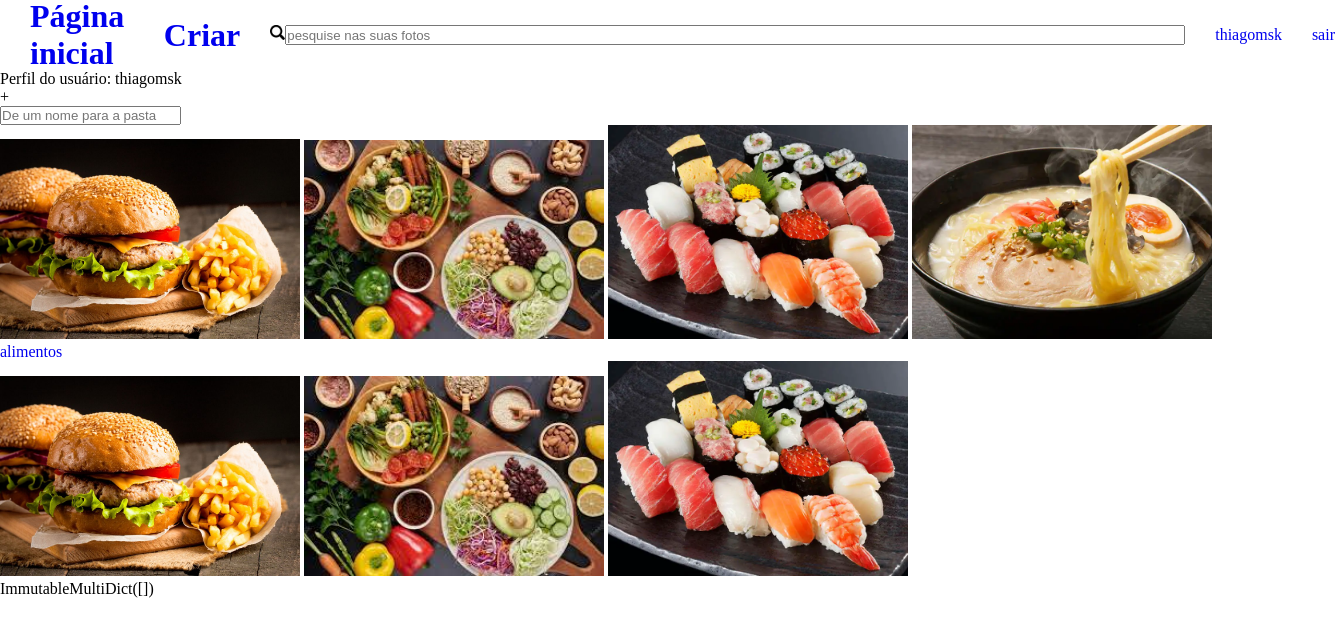
/perfil/thiagomsk (signed in), run on the app's committed database.
### fakepinterest/models.py (models this page shows)
class Usuario(db.Model, UserMixin):
    id = db.Column(db.Integer, primary_key=True)
    username = db.Column(db.String, nullable=False, unique=True)
    email = db.Column(db.String, nullable=False, unique=True)
    senha = db.Column(db.String, nullable=False)
    fotos = db.relationship("Foto", backref="usuario", lazy=True)
    salvos = db.relationship("SavePin", backref="usuario", lazy=True)
    pastas = db.relationship("Pasta", backref="usuario", lazy=True)

class Foto(db.Model):
    id = db.Column(db.Integer, primary_key=True)
    imagem = db.Column(db.String, default="default.png")
    data_criacao = db.Column(db.DateTime, nullable=False, default=datetime.utcnow())
    id_usuario = db.Column(db.Integer, db.ForeignKey('usuario.id'), nullable=False)
    titulo = db.Column(db.String)
    descricao = db.Column(db.Text)
    tags = db.Column(db.String)

class Pasta(db.Model):
    id = db.Column(db.Integer, primary_key=True)
    id_usuario = db.Column(db.Integer, db.ForeignKey('usuario.id'), nullable=False)
    titulo = db.Column(db.String)
    fotos_salvas = db.relationship("SavePin", backref="pasta", lazy=True )

class SavePin(db.Model):
    id = db.Column(db.Integer, primary_key=True)
    id_usuario = db.Column(db.Integer, db.ForeignKey('usuario.id'), nullable=False)
    foto_imagem = db.Column(db.String , nullable=False)
    pasta_salva = db.Column(db.Integer, db.ForeignKey('pasta.id'))

### fakepinterest/routes.py (the view)
@app.route("/perfil/<username>", methods=["GET", "POST"])
@login_required
def perfil(username):
    if username == current_user.username:
        pastas = Pasta.query.filter(Pasta.id_usuario==current_user.id).all()
        if request.method == "POST" and "search" in request.form:
            pesquisa = request.form['search']
            return redirect(url_for('search_mypins', pesquisa=pesquisa))
        if request.method == "POST" and "nome_pasta" in request.form:
            nome_pasta = request.form["nome_pasta"]
            nova_pasta = Pasta(id_usuario=current_user.id, titulo=nome_pasta)
            database.session.add(nova_pasta)
            database.session.commit()
        return render_template("perfil.html", usuario=current_user, usuario_visitado=None, pastas=pastas)
    else:
        usuario_visitado = Usuario.query.filter(Usuario.username==username).first()
        pastas = Pasta.query.filter(Pasta.id_usuario==usuario_visitado.id).all()
        return render_template("perfil.html", usuario=current_user, usuario_visitado=usuario_visitado, pastas=pastas)

### fakepinterest/models.py (called while the page is built)
@login_manager.user_loader
def load_usuario(id_usuario):
    return Usuario.query.get(int(id_usuario))

### fakepinterest/templates/perfil.html
{% extends "feed.html" %}
{% block searchbar %}
    <form action="#" class="search" method="POST">
        <img class='search_icon' src='{{ url_for("static", filename="fotos_site/search_icon.png") }}'>
        <input type="text" class="search_bar"  name="search" placeholder="pesquise nas suas fotos">
    </form>
{% endblock %}
{% block main %}
    {% if usuario_visitado %}
        <p>Perfil do usuário: {{ usuario_visitado.username }}</p>
        {% for foto in usuario_visitado.fotos %}
            <img src="{{ url_for('static', filename='fotos_posts/{}'.format(foto.imagem)) }}"/>
            <p>
                {{ foto.tag}}
            </p>
        {% endfor %}
    {% else %}
        <p>Perfil do usuário: {{ usuario.username }}</p>
        <p class="botao_criar_pasta">+</p>
        <form method="post">
            <input type="text" name="nome_pasta" placeholder="De um nome para a pasta">
        </form>
        {% for foto in usuario.fotos %}
            <a href="{{ url_for('post', id_foto=foto.id) }}">
                <img class="image" src="{{ url_for('static', filename='fotos_posts/{}'.format(foto.imagem)) }}"/>
            </a>
        {% endfor %}
        {% for pasta in usuario.pastas %}
            <a href="{{ url_for('pasta', username=usuario.username, nome_pasta=pasta.titulo) }}">
                <p>{{ pasta.titulo }}</p>
            </a>
            {% for foto in pasta.fotos_salvas[:3] %}
                <a href="{{ url_for('post', id_foto=foto.id) }}">
                    <img class="image" src="{{ url_for('static', filename='fotos_posts/{}'.format(foto.foto_imagem)) }}"/>
                </a>
            {% endfor %}
        {% endfor %}
    {% endif %}
<p>{{ request.form }}</p>
{% endblock %}

### fakepinterest/templates/feed.html (shortened to what this page needs)
<!DOCTYPE html>
<html lang="pt-br">
    <head>
        {% block link %}
            <link rel='stylesheet' type='text/css' href='{{ url_for("static", filename="css/feed.css") }}'>
        {% endblock %}
    </head>
    <body>
        <div class="container">
            <header>
                <a href="{{ url_for('feed') }}"><h1>Página inicial</h1></a>
                <a href="{{ url_for('criar_post') }}"><h1>Criar</h1></a>
                {% block searchbar %}{% endblock %}
                <a href="{{ url_for('perfil', username=usuario.username) }}">
                    <div class='avatar_icon'>
                        <p> {{ usuario.username }}</p>
                    </div>
                </a>
                <a href="{{ url_for('logout') }}">sair</a>
            </header>
            {% block main %}{% endblock %}
        </div>
    </body>
</html>

### fakepinterest/static/css/feed.css (style rules this page uses)
* { margin: 0; padding: 0; box-sizing: border-box; }
header { height: 70px; display: flex; align-items: center; }
header > * { margin-left: 30px; }
form { display: flex; }
.search_icon { width: 15px; height: 15px; }
.search_bar { height: 20px; width: 900px; }
a { text-decoration: none; }
.image { width: 300px; height: auto; }
.container { height: 400px; }

### data on the page
Usuario: username "thiagomsk"
Foto: imagem (picture)
Foto: imagem (picture)
Foto: imagem (picture)
Foto: imagem (picture)
Pasta: titulo "alimentos"
SavePin: foto_imagem (picture)
SavePin: foto_imagem (picture)
SavePin: foto_imagem (picture)

### other printed values
{{ request.form }} "ImmutableMultiDict([])"
